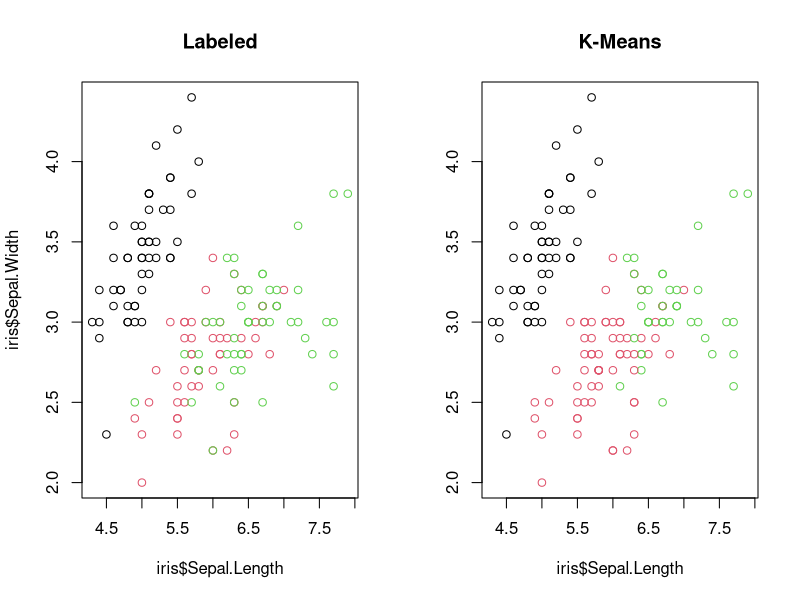
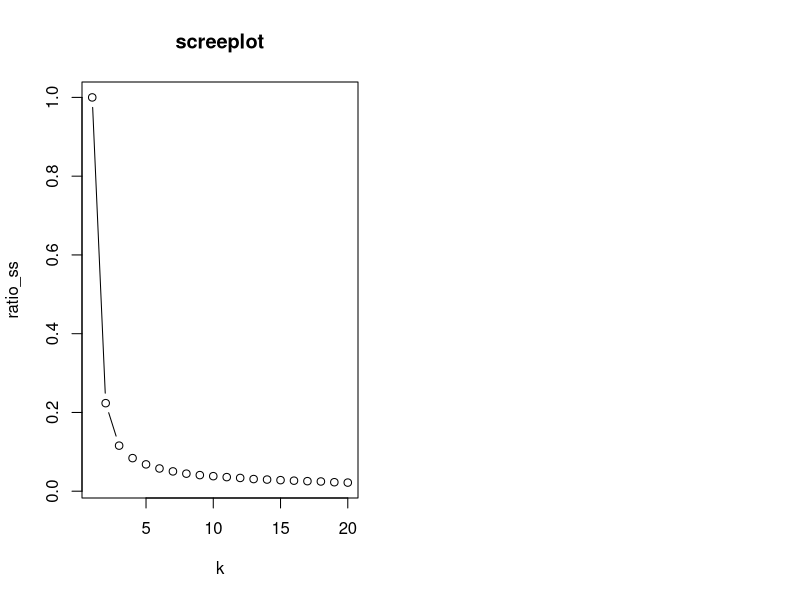

The R source for these figures, in order:
## ---- chunk 1
knitr::opts_chunk$set(echo = TRUE, warning = FALSE, results = 'hide', message = FALSE)
## ---- chunk 2
iris_km <- iris[, -5]
set.seed(87)
km_fit <- kmeans(iris_km, nstart = 10, centers = 3)

# Plotting
par(mfrow = c(1, 2))
plot(x = iris$Sepal.Length, y = iris$Sepal.Width, col = iris$Species, main = "Labeled")
plot(x = iris$Sepal.Length, y = iris$Sepal.Width, col = km_fit$cluster, main = "K-Means", ylab = "")
## ---- chunk 3
ratio <- km_fit$tot.withinss / km_fit$totss
ratio
## ---- chunk 4
ratio_ss <- rep(NA, times = 20)
for (k in 1:length(ratio_ss)) {
  iris_km <- iris[, -5]
  set.seed(87)
  km_fit <- kmeans(iris_km, centers = k, nstart = 10)
  ratio_ss[k] <- km_fit$tot.withinss/km_fit$totss
}
plot(ratio_ss, type = "b", xlab = "k", main = "screeplot")
## ---- chunk 5
scaled_iris_mat <- scale(iris[, -5])
scaled_iris_df <- data.frame(scaled_iris_mat)
View(scaled_iris_df)
## ---- chunk 6
# Self-defined function: min_max_scaler
min_max_scaler <- function(df) {
  col_n <- ncol(df)
  empty_matrix <- matrix(nrow = nrow(df), ncol = ncol(df))
  normalized_df <- data.frame(empty_matrix)
  for (i in 1:col_n) {
    minimum <- min(df[, i])
    maximum <- max(df[, i])
    normalized <- (df[, i] - minimum) / (maximum - minimum)
    normalized_df[, i] <- normalized
  }
  names(normalized_df) <- names(df)
  return(normalized_df)
}

# Function calls
scaled_iris <- min_max_scaler(iris[, -5])
View(scaled_iris)
